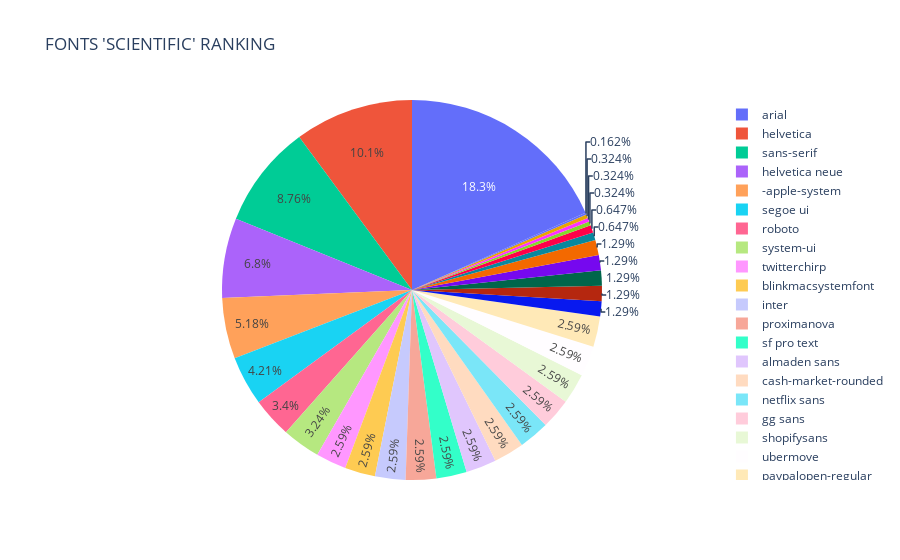

Notebook code cell kept with this figure:
### Code cell
# ranking pie
fig = px.pie(values=ranking_df['ranking'], names=ranking_df['font'], title="FONTS 'SCIENTIFIC' RANKING")
fig.show()

### Figure 1 — Plotly figure (JSON) as saved in the notebook; plotly's stock layout.template omitted (floating-point values rounded to 4 significant figures)
{"data": [{"domain": {"x": [0, 1], "y": [0, 1]}, "hovertemplate": "label=%{label}<br>value=%{value}<extra></extra>", "labels": ["arial", "helvetica", "sans-serif", "helvetica neue", "-apple-system", "segoe ui", "roboto", "system-ui", "twitterchirp", "blinkmacsystemfont", "inter", "proximanova", "sf pro text", "almaden sans", "cash-market-rounded", "netflix sans", "gg sans", "shopifysans", "ubermove", "paypalopen-regular", "segoeui", "roobert", "sf pro icons", "noto sans", "ubermovetext", "product sans", "tahoma", ".sfnstext-regular", "pingfangsc", "lucida grande", "ubuntu"], "legendgroup": "", "name": "", "showlegend": true, "type": "pie", "values": [7.078, 3.906, 3.383, 2.625, 2, 1.625, 1.312, 1.25, 1, 1, 1, 1, 1, 1, 1, 1, 1, 1, 1, 1, 0.5, 0.5, 0.5, 0.5, 0.5, 0.25, 0.25, 0.125, 0.125, 0.125, 0.0625]}], "layout": {"legend": {"tracegroupgap": 0}, "title": {"text": "FONTS 'SCIENTIFIC' RANKING"}}}
